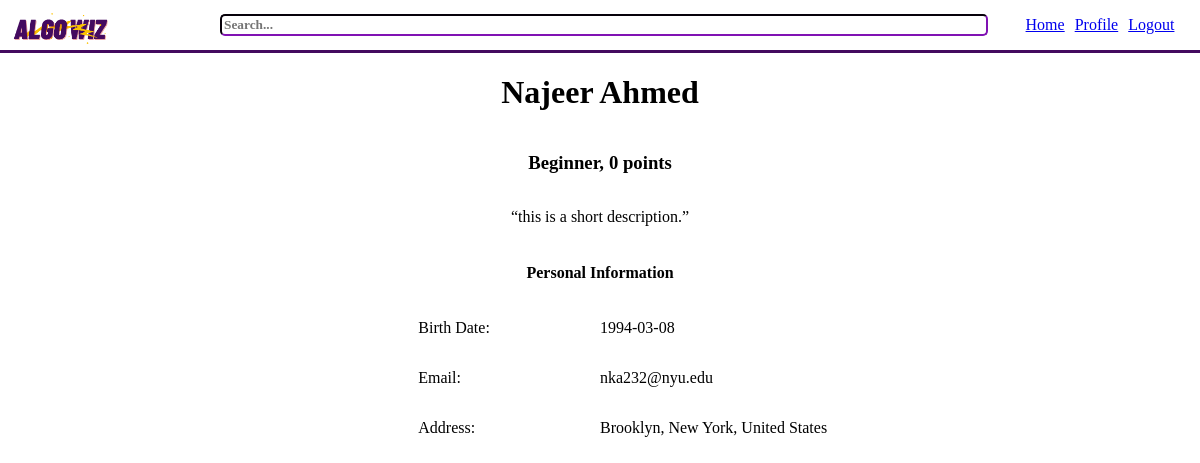
The page /frontend_work/user_profile.php?visit_username=chiefkheif on the database its author committed.
### tables this page shows
Create table UsersInfo(
    user_id integer primary key,
    uname varchar(100) not null,
    email varchar(50) not null,
    city varchar (30) not null,
    state varchar(30) not null,
    country varchar(30) not null,
    dob date not null,
    short_desc varchar(500),  
    points integer not null,
    foreign key (user_id) references UsersLogin(user_id)
);

Create table StatusDict(
    status_id integer primary key auto_increment,
    status_title varchar(30) not null,
    point_threshold integer not null
);

### frontend_work/user_profile.php (the view, shortened to what this page needs)
<?php
    include_once "../backend_work/connect_server.php";
?>
<!doctype html>
<html>
    <head>
        <?php
            $username = $_GET["username"];
            $visit_username = $_GET["visit_username"];
            if ($visit_username === 'false'){
                $sql = "
                    select uname, status_title, points, email, city, state, country, dob, short_desc
                    from UsersLogin natural join UsersInfo
                    join UserStatus on UsersLogin.user_id = UserStatus.user_id
                    join StatusDict on UserStatus.status_id = StatusDict.status_id
                    where UsersLogin.username = '$username';
                ";
            }
            else {
                $sql = "
                    select uname, status_title, points, email, city, state, country, dob, short_desc
                    from UsersLogin natural join UsersInfo
                    join UserStatus on UsersLogin.user_id = UserStatus.user_id
                    join StatusDict on UserStatus.status_id = StatusDict.status_id
                    where UsersLogin.username = '$visit_username';
                ";
            }
            $result = mysqli_query($conn, $sql);
            $row = mysqli_fetch_assoc($result);
            $name = $row["uname"];
            $rank = $row["status_title"];
            $points = $row["points"];
            $email = $row["email"];
            $city = $row["city"];
            $state = $row["state"];
            $country = $row["country"];
            $dob = $row["dob"];
            $short_desc = $row["short_desc"];
        ?>
        <link type="text/css" rel="stylesheet" href="../css/styles.css"/>
        <link type="text/css" rel="stylesheet" href="../css/nav_styles.css"/>
        <link type="text/css" rel="stylesheet" href="../css/user_profile_styles.css"/>
    </head>
    <body>
        <header>
            <img id="logo" src="../assets/algo-wiz-logo.png"/>
            <form id="search_bar" action="../backend_work/search_results.php" method = $_POST>
                <input type="text" name="search_query" value="" placeholder="Search...">
            </form>
            <nav>
                <?php
                    $lp_var = "landing_page.php?username=$username";
                    $pp_var = "user_profile.php?username=$username&visit_username=false";
                    echo "<p><a href=$lp_var>Home</a></p>";
                    echo "<p><a href=$pp_var>Profile</a></p>";
                    echo "<p><a href='../index.php'>Logout</a></p>";
                ?>
            </nav>
        </header>
        <main>
            <?php
                echo "
                <h1>$name</h1>
                <section id='status_section'>
                    <h3>$rank,</h3>
                    <h3>$points points</h3>
                </section>
                <p>
                    <q>$short_desc</q>
                </p>
                <h4>Personal Information</h4>
                <section id='personal_information'>
                    <p class='title' id='birthday-title'>Birth Date: </p>
                    <p id='birthday-info'>$dob</p>
                    <p class='title' id='email-title'>Email: </p>
                    <p id='email-info'>$email</p>
                    <p class='title' id='address-title'>Address:</p>
                    <p id='address-info'>$city, $state, $country</p>
                </section>
                ";
            ?>
        </main>
    </body>
</html>

### css/styles.css (style rules this page uses)
html { width: 100%; height: 100%; font-family: Verdana; margin: 0px; padding: 0px; }
html > * { animation-name: appear; animation-timing-function: ease; animation-duration: 2s; }
body { width: 100%; height: 100%; padding: 0px; margin: 0px; }
#logo { width: 300px; height: 300px; }

### css/nav_styles.css (style rules this page uses)
nav { display: flex; flex-direction: row; height: min-content; gap: 10px; margin-right: 10px; }
header { background-color: white; display: grid; grid-template-areas: "logo search-bar nav"; grid-template-columns: 1fr 4fr 1fr; border-bottom: 3px solid #440A5F; align-items: center; gap: 30px; }
#logo { margin-left: 10px; height: 100px; width: 100px; margin-top: -25px; margin-bottom: -30px; margin-right: -30px; }
input { width: 100%; border-color: #440A5F; border-radius: 5px; font-family: inherit; font-weight: bold; }
nav { grid-area: nav; display: flex; flex-direction: row; justify-content: center; }

### css/user_profile_styles.css (style rules this page uses)
body { margin: 0px; padding: 0px; }
main { display: flex; flex-direction: column; justify-content: flex-start; align-items: center; }
#status_section { display: flex; flex-direction: row; justify-content: center; gap: 5px; }
#personal_information { display: grid; grid-template-areas: "birthday birthday-info" "email email-info" "address address-info"; grid-template-columns: 1fr 1fr; grid-template-rows: 1fr 1fr 1fr; justify-content: center; align-items: center; }
.title { display: flex; flex-direction: row; justify-content: flex-start; padding-left: 20%; }
#birthday-title { grid-area: birthday; }
#birthday-info { grid-area: birthday-info; }
#email-title { grid-area: email; }
#email-info { grid-area: email-info; }
#address-title { grid-area: address; }
#address-info { grid-area: address-info; }

### rows shown on the page
usersinfo: uname "Najeer Ahmed", statusdict.status_title "Beginner", points "0", short_desc "this is a short description.", dob "1994-03-08", email "nka232@nyu.edu", city "Brooklyn", state "New York", country "United States"
